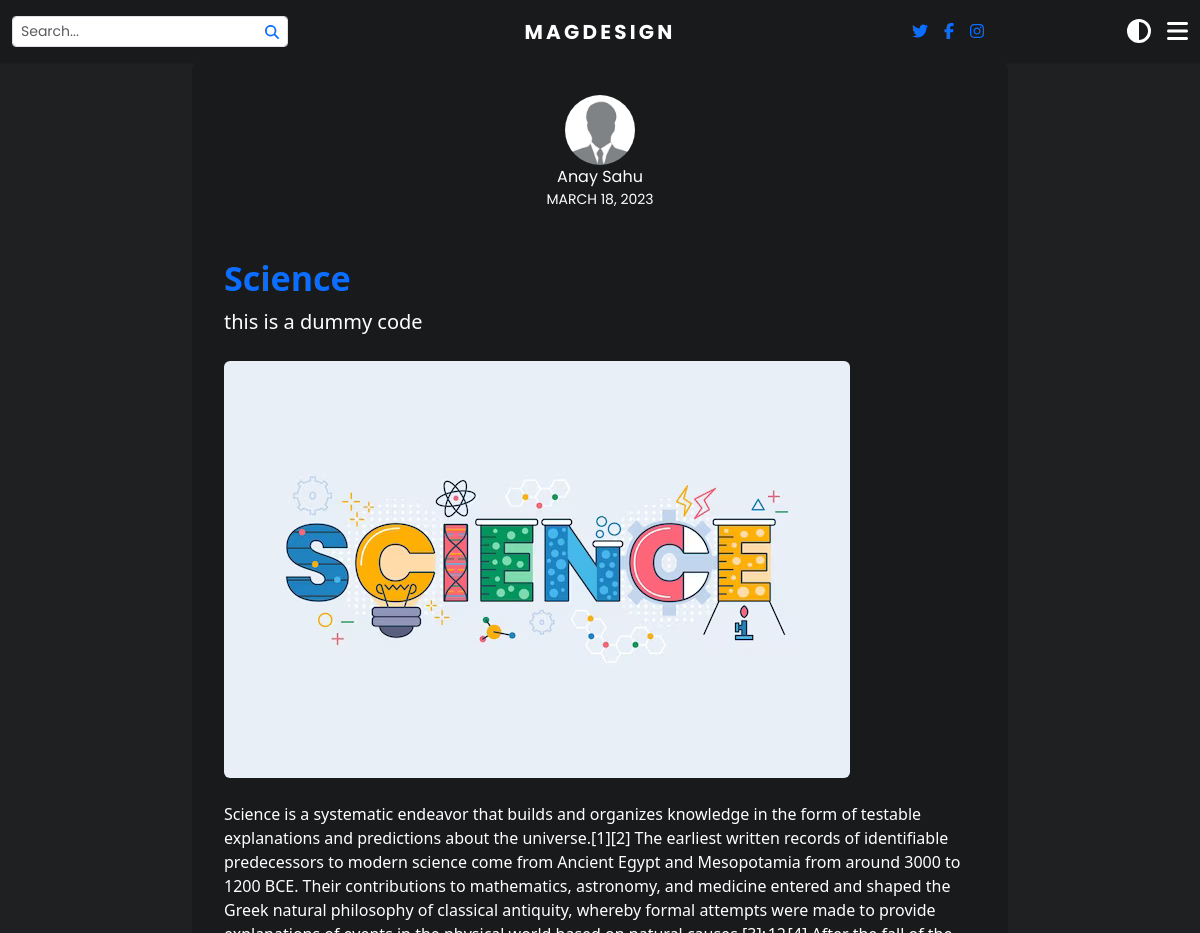
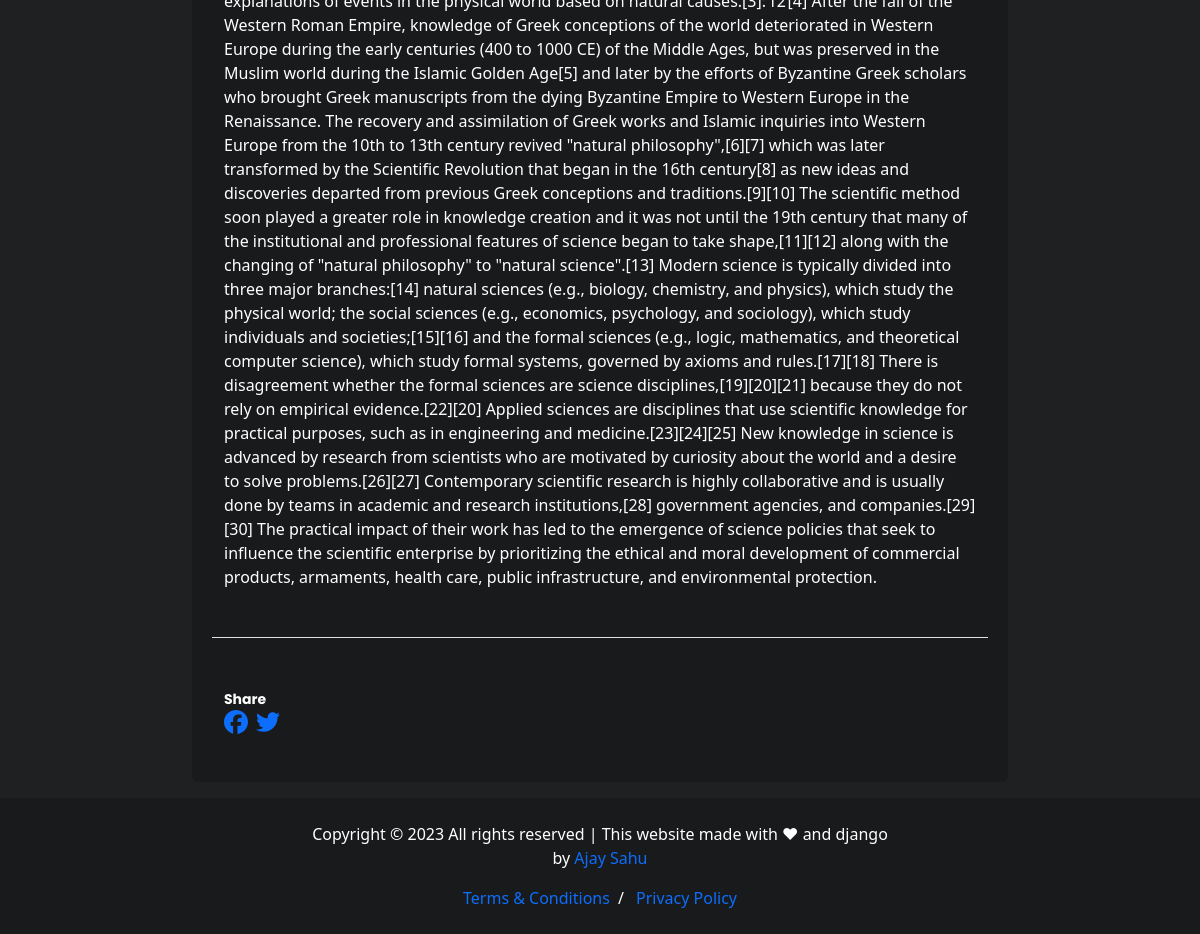
/blog/science-blog, run on the app's committed database (2 pictures, top to bottom).
### blog/models.py (models this page shows, shortened)
class Post(models.Model):
    title = models.CharField(max_length=255)
    author = models.ForeignKey(User, on_delete=models.CASCADE)
    category = models.ForeignKey(Category, on_delete=models.PROTECT)
    image = models.ImageField(blank=True, null=True, upload_to=path_and_rename('images/blogThumbnail/').wrapper)
    snippet = models.CharField(max_length=255)
    body = RichTextField(blank=True, null=True)
    slug = models.SlugField(unique=True, blank=True, default="Awsome blog")
    date = models.DateTimeField(auto_now_add=True)
    likes = models.ManyToManyField(User, related_name="blog_post")
    def total_likes(self):
        return self.likes.count()

### blog/views.py (the view, shortened to what this page needs)
# urls.py: path('blog/<slug:slug>', blogPage.as_view(), name='blogPage'),
class blogPage(DetailView):
    model = Post
    template_name = 'blogPage.html'
    def get_context_data(self,*args, **kwargs):
        blog = get_object_or_404(Post, slug=self.kwargs['slug'])
        totalLikes = blog.total_likes()
        allCategory = Category.objects.all()
        liked = False
        if blog.likes.filter(id=self.request.user.id).exists():
            liked = True
        context = super(blogPage,self).get_context_data(*args,**kwargs)
        context['allCategory'] = allCategory
        context['totalLikes'] = totalLikes
        context['liked'] = liked
        return context

### blog/templates/blogPage.html (shortened to what this page needs)
{% extends 'main.html' %}
{% block content %}
{% load static %}
<link rel="stylesheet" href="{% static 'blog/styles/blogPage.css' %}">
<div class="container-fluid p-0">
        <div class="row  mb-3 justify-content-center"">
        <div class="col-md-8 main-body-box ">
      <div class="text-center">
        <img src="{% static 'blog/pic.jpg' %}" alt="Image" class="author-pic img-fluid rounded-circle mx-auto">
      </div>
      <span class="d-block text-center">{{ post.author.get_full_name | title }}</span>
      <span class="date d-block text-center small text-uppercase mb-5">{{ post.date|date:"F j, Y" }}</span>
      <h2 class="heading blog-title">{{ post.title | title }}</h2>
      <p class="lead mb-4 ">{{ post.snippet }}</p>
      {% if post.image %}
      <img class="img-fluid rounded mb-4" src="{{ post.image.url }}" alt="Card image cap">
      {% endif %}
        {{ post.body|safe }}
      <div class="row mt-5 pt-5 border-top">
      <div class="col-12">
        <span class="fw-bold small mb-1">Share</span>
        <ul class="social list-unstyled d-flex gap-2">
          <li><a href="https://www.facebook.com/sharer/sharer.php?u={{ request.get_host }}/blog/{{ post.slug }}" target="_blank"><i class="fa-brands fa-facebook fa-xl"></i></a></li>
          <li><a href="https://twitter.com/share?url={{ request.get_host }}/blog/{{ post.slug }}&text=have a look on this new article on {{ post.title }}" target="_blank"><i class="fa-brands fa-twitter fa-xl"></i></a></li>
        </ul>
      </div>
      </div>
    </div>
  </div>
</div>
{% endblock content %}

### static/blog/styles/main.css (style rules this page uses)
* { padding: 0; margin: 0; box-sizing: border-box; transition: all 150ms linear; }
:root { --grey-300: rgb(212, 212, 212); --bgColor: #1E2021; --fgColor: #181A1B; --textColor: white; --textColor2: #0d6efd; --radius: 0.375rem; --pColor: #ABA398; --header-height: 56px; --header-bg: var(--fgColor); --header-shadow: rgba(0, 0, 0, 0.1); --z-sticky: 100; --site-width: 1280px; --search-box-height: 39px; --main-radius: 0.375rem; --transition-func: cubic-bezier(0.17, 0.67, 0.5, 0.71); --transition-time: 100ms; --transition-props: var(--transition-func) var(--transition-time); --logo-color: white; }
body { background-color: var(--bgColor); color: var(--textColor); }
a { text-decoration: none; }
span { font-family: 'Poppins', sans-serif; }

### static/blog/styles/blogPage.css (style rules this page uses)
.author-pic { width: 70px; }
.main-body-box { background-color: var(--fgColor); padding: 2rem; border-radius: var(--main-radius); }
.blog-title { font-weight: 700; font-size: 34px; color: var(--textColor2); }

### data on the page
Post: author.get_full_name "Anay Sahu", date "MARCH 18, 2023", title "Science", snippet "this is a dummy code", image (picture), body "Science is a systematic endeavor that builds and organizes knowledge in the form of testable explanations and predictions about the universe.[1][2] The earliest written records of identifiable predecessors to modern science come from Ancient Egypt and Mesopotamia from around 3000 to 1200 BCE. Their contributions to mathematics, astronomy, and medicine entered and shaped the Greek natural philosophy of classical antiquity, whereby formal attempts were made to provide explanations of events in the physical world based on natural causes.[3]: 12 [4] After the fall of the Western Roman Empire, knowledge of Greek conceptions of the world deteriorated in Western Europe during the early centuries…"
